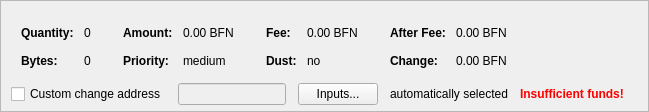
    <widget class="QFrame" name="frameCoinControl">
     <property name="sizePolicy">
      <sizepolicy hsizetype="Expanding" vsizetype="Expanding">
       <horstretch>0</horstretch>
       <verstretch>0</verstretch>
      </sizepolicy>
     </property>
     <property name="maximumSize">
      <size>
       <width>16777215</width>
       <height>16777215</height>
      </size>
     </property>
     <property name="frameShape">
      <enum>QFrame::StyledPanel</enum>
     </property>
     <property name="frameShadow">
      <enum>QFrame::Sunken</enum>
     </property>
     <layout class="QVBoxLayout" name="verticalLayoutCoinControl2">
      <property name="spacing">
       <number>0</number>
      </property>
      <property name="leftMargin">
       <number>0</number>
      </property>
      <property name="topMargin">
       <number>0</number>
      </property>
      <property name="rightMargin">
       <number>0</number>
      </property>
      <property name="bottomMargin">
       <number>6</number>
      </property>
      <item>
       <layout class="QVBoxLayout" name="verticalLayoutCoinControl" stretch="0,0,0">
        <property name="spacing">
         <number>0</number>
        </property>
        <property name="leftMargin">
         <number>10</number>
        </property>
        <property name="topMargin">
         <number>10</number>
        </property>
        <item>
         <layout class="QHBoxLayout" name="horizontalLayoutCoinControl2" stretch="0">
          <property name="spacing">
           <number>8</number>
          </property>
          <property name="bottomMargin">
           <number>10</number>
          </property>
          <item>
           <spacer name="horizontalSpacerCoinControl">
            <property name="orientation">
             <enum>Qt::Horizontal</enum>
            </property>
            <property name="sizeHint" stdset="0">
             <size>
              <width>40</width>
              <height>1</height>
             </size>
            </property>
           </spacer>
          </item>
         </layout>
        </item>
        <item>
         <widget class="QWidget" name="widgetCoinControl" native="true">
          <property name="sizePolicy">
           <sizepolicy hsizetype="Preferred" vsizetype="Preferred">
            <horstretch>0</horstretch>
            <verstretch>0</verstretch>
           </sizepolicy>
          </property>
          <property name="minimumSize">
           <size>
            <width>0</width>
            <height>0</height>
           </size>
          </property>
          <property name="styleSheet">
           <string notr="true"/>
          </property>
          <layout class="QHBoxLayout" name="horizontalLayoutCoinControl5">
           <property name="leftMargin">
            <number>0</number>
           </property>
           <property name="topMargin">
            <number>0</number>
           </property>
           <property name="rightMargin">
            <number>0</number>
           </property>
           <property name="bottomMargin">
            <number>0</number>
           </property>
           <item>
            <layout class="QHBoxLayout" name="horizontalLayoutCoinControl3" stretch="0,0,0,1">
             <property name="spacing">
              <number>20</number>
             </property>
             <property name="topMargin">
              <number>0</number>
             </property>
             <property name="bottomMargin">
              <number>10</number>
             </property>
             <item>
              <layout class="QFormLayout" name="formLayoutCoinControl1">
               <property name="horizontalSpacing">
                <number>10</number>
               </property>
               <property name="verticalSpacing">
                <number>14</number>
               </property>
               <property name="leftMargin">
                <number>10</number>
               </property>
               <property name="topMargin">
                <number>4</number>
               </property>
               <property name="rightMargin">
                <number>6</number>
               </property>
               <item row="0" column="0">
                <widget class="QLabel" name="labelCoinControlQuantityText">
                 <property name="font">
                  <font>
                   <weight>75</weight>
                   <bold>true</bold>
                  </font>
                 </property>
                 <property name="text">
                  <string>Quantity:</string>
                 </property>
                 <property name="margin">
                  <number>0</number>
                 </property>
                </widget>
               </item>
               <item row="0" column="1">
                <widget class="QLabel" name="labelCoinControlQuantity">
                 <property name="cursor">
                  <cursorShape>IBeamCursor</cursorShape>
                 </property>
                 <property name="contextMenuPolicy">
                  <enum>Qt::ActionsContextMenu</enum>
                 </property>
                 <property name="text">
                  <string notr="true">0</string>
                 </property>
                 <property name="margin">
                  <number>0</number>
                 </property>
                 <property name="textInteractionFlags">
                  <set>Qt::LinksAccessibleByMouse|Qt::TextSelectableByKeyboard|Qt::TextSelectableByMouse</set>
                 </property>
                </widget>
               </item>
               <item row="1" column="0">
                <widget class="QLabel" name="labelCoinControlBytesText">
                 <property name="font">
                  <font>
                   <weight>75</weight>
                   <bold>true</bold>
                  </font>
                 </property>
                 <property name="text">
                  <string>Bytes:</string>
                 </property>
                </widget>
               </item>
               <item row="1" column="1">
                <widget class="QLabel" name="labelCoinControlBytes">
                 <property name="cursor">
                  <cursorShape>IBeamCursor</cursorShape>
                 </property>
                 <property name="contextMenuPolicy">
                  <enum>Qt::ActionsContextMenu</enum>
                 </property>
                 <property name="text">
                  <string notr="true">0</string>
                 </property>
                 <property name="textInteractionFlags">
                  <set>Qt::LinksAccessibleByMouse|Qt::TextSelectableByKeyboard|Qt::TextSelectableByMouse</set>
                 </property>
                </widget>
               </item>
              </layout>
             </item>
             <item>
              <layout class="QFormLayout" name="formLayoutCoinControl2">
               <property name="horizontalSpacing">
                <number>10</number>
               </property>
               <property name="verticalSpacing">
                <number>14</number>
               </property>
               <property name="leftMargin">
                <number>6</number>
               </property>
               <property name="topMargin">
                <number>4</number>
               </property>
               <property name="rightMargin">
                <number>6</number>
               </property>
               <item row="0" column="0">
                <widget class="QLabel" name="labelCoinControlAmountText">
                 <property name="font">
                  <font>
                   <weight>75</weight>
                   <bold>true</bold>
                  </font>
                 </property>
                 <property name="text">
                  <string>Amount:</string>
                 </property>
                 <property name="margin">
                  <number>0</number>
                 </property>
                </widget>
               </item>
               <item row="0" column="1">
                <widget class="QLabel" name="labelCoinControlAmount">
                 <property name="cursor">
                  <cursorShape>IBeamCursor</cursorShape>
                 </property>
                 <property name="contextMenuPolicy">
                  <enum>Qt::ActionsContextMenu</enum>
                 </property>
                 <property name="text">
                  <string notr="true">0.00 BFN</string>
                 </property>
                 <property name="textInteractionFlags">
                  <set>Qt::LinksAccessibleByMouse|Qt::TextSelectableByKeyboard|Qt::TextSelectableByMouse</set>
                 </property>
                </widget>
               </item>
               <item row="1" column="0">
                <widget class="QLabel" name="labelCoinControlPriorityText">
                 <property name="font">
                  <font>
                   <weight>75</weight>
                   <bold>true</bold>
                  </font>
                 </property>
                 <property name="text">
                  <string>Priority:</string>
                 </property>
                </widget>
               </item>
               <item row="1" column="1">
                <widget class="QLabel" name="labelCoinControlPriority">
                 <property name="cursor">
                  <cursorShape>IBeamCursor</cursorShape>
                 </property>
                 <property name="contextMenuPolicy">
                  <enum>Qt::ActionsContextMenu</enum>
                 </property>
                 <property name="text">
                  <string notr="true">medium</string>
                 </property>
                 <property name="textInteractionFlags">
                  <set>Qt::LinksAccessibleByMouse|Qt::TextSelectableByKeyboard|Qt::TextSelectableByMouse</set>
                 </property>
                </widget>
               </item>
              </layout>
             </item>
             <item>
              <layout class="QFormLayout" name="formLayoutCoinControl3">
               <property name="horizontalSpacing">
                <number>10</number>
               </property>
               <property name="verticalSpacing">
                <number>14</number>
               </property>
               <property name="leftMargin">
                <number>6</number>
               </property>
               <property name="topMargin">
                <number>4</number>
               </property>
               <property name="rightMargin">
                <number>6</number>
               </property>
               <item row="0" column="0">
                <widget class="QLabel" name="labelCoinControlFeeText">
                 <property name="font">
                  <font>
                   <weight>75</weight>
                   <bold>true</bold>
                  </font>
                 </property>
                 <property name="text">
                  <string>Fee:</string>
                 </property>
                 <property name="margin">
                  <number>0</number>
                 </property>
                </widget>
               </item>
               <item row="0" column="1">
                <widget class="QLabel" name="labelCoinControlFee">
                 <property name="cursor">
                  <cursorShape>IBeamCursor</cursorShape>
                 </property>
                 <property name="contextMenuPolicy">
                  <enum>Qt::ActionsContextMenu</enum>
                 </property>
                 <property name="text">
                  <string notr="true">0.00 BFN</string>
                 </property>
                 <property name="textInteractionFlags">
                  <set>Qt::LinksAccessibleByMouse|Qt::TextSelectableByKeyboard|Qt::TextSelectableByMouse</set>
                 </property>
                </widget>
               </item>
               <item row="1" column="0">
                <widget class="QLabel" name="labelCoinControlLowOutputText">
                 <property name="font">
                  <font>
                   <weight>75</weight>
                   <bold>true</bold>
                  </font>
                 </property>
                 <property name="text">
                  <string>Dust:</string>
                 </property>
                </widget>
               </item>
               <item row="1" column="1">
                <widget class="QLabel" name="labelCoinControlLowOutput">
                 <property name="cursor">
                  <cursorShape>IBeamCursor</cursorShape>
                 </property>
                 <property name="contextMenuPolicy">
                  <enum>Qt::ActionsContextMenu</enum>
                 </property>
                 <property name="text">
                  <string notr="true">no</string>
                 </property>
                 <property name="textInteractionFlags">
                  <set>Qt::LinksAccessibleByMouse|Qt::TextSelectableByKeyboard|Qt::TextSelectableByMouse</set>
                 </property>
                </widget>
               </item>
              </layout>
             </item>
             <item>
              <layout class="QFormLayout" name="formLayoutCoinControl4">
               <property name="horizontalSpacing">
                <number>10</number>
               </property>
               <property name="verticalSpacing">
                <number>14</number>
               </property>
               <property name="leftMargin">
                <number>6</number>
               </property>
               <property name="topMargin">
                <number>4</number>
               </property>
               <property name="rightMargin">
                <number>6</number>
               </property>
               <item row="0" column="0">
                <widget class="QLabel" name="labelCoinControlAfterFeeText">
                 <property name="font">
                  <font>
                   <weight>75</weight>
                   <bold>true</bold>
                  </font>
                 </property>
                 <property name="text">
                  <string>After Fee:</string>
                 </property>
                 <property name="margin">
                  <number>0</number>
                 </property>
                </widget>
               </item>
               <item row="0" column="1">
                <widget class="QLabel" name="labelCoinControlAfterFee">
                 <property name="cursor">
                  <cursorShape>IBeamCursor</cursorShape>
                 </property>
                 <property name="contextMenuPolicy">
                  <enum>Qt::ActionsContextMenu</enum>
                 </property>
                 <property name="text">
                  <string notr="true">0.00 BFN</string>
                 </property>
                 <property name="textInteractionFlags">
                  <set>Qt::LinksAccessibleByMouse|Qt::TextSelectableByKeyboard|Qt::TextSelectableByMouse</set>
                 </property>
                </widget>
               </item>
               <item row="1" column="0">
                <widget class="QLabel" name="labelCoinControlChangeText">
                 <property name="font">
                  <font>
                   <weight>75</weight>
                   <bold>true</bold>
                  </font>
                 </property>
                 <property name="text">
                  <string>Change:</string>
                 </property>
                </widget>
               </item>
               <item row="1" column="1">
                <widget class="QLabel" name="labelCoinControlChange">
                 <property name="cursor">
                  <cursorShape>IBeamCursor</cursorShape>
                 </property>
                 <property name="contextMenuPolicy">
                  <enum>Qt::ActionsContextMenu</enum>
                 </property>
                 <property name="text">
                  <string notr="true">0.00 BFN</string>
                 </property>
                 <property name="textInteractionFlags">
                  <set>Qt::LinksAccessibleByMouse|Qt::TextSelectableByKeyboard|Qt::TextSelectableByMouse</set>
                 </property>
                </widget>
               </item>
              </layout>
             </item>
            </layout>
           </item>
          </layout>
         </widget>
        </item>
        <item>
         <layout class="QHBoxLayout" name="horizontalLayoutCoinControl4" stretch="0,0,0,0,0,0">
          <property name="spacing">
           <number>12</number>
          </property>
          <property name="sizeConstraint">
           <enum>QLayout::SetDefaultConstraint</enum>
          </property>
          <property name="topMargin">
           <number>5</number>
          </property>
          <property name="rightMargin">
           <number>5</number>
          </property>
          <item>
           <widget class="QCheckBox" name="checkBoxCoinControlChange">
            <property name="toolTip">
             <string>If this is activated, but the change address is empty or invalid, change will be sent to a newly generated address.</string>
            </property>
            <property name="text">
             <string>Custom change address</string>
            </property>
           </widget>
          </item>
          <item>
           <widget class="QValidatedLineEdit" name="lineEditCoinControlChange">
            <property name="enabled">
             <bool>false</bool>
            </property>
            <property name="sizePolicy">
             <sizepolicy hsizetype="Expanding" vsizetype="Fixed">
              <horstretch>0</horstretch>
              <verstretch>0</verstretch>
             </sizepolicy>
            </property>
           </widget>
          </item>
          <item>
           <widget class="QPushButton" name="pushButtonCoinControl">
            <property name="styleSheet">
             <string notr="true"/>
            </property>
            <property name="text">
             <string>Inputs...</string>
            </property>
            <property name="autoDefault">
             <bool>false</bool>
            </property>
           </widget>
          </item>
          <item>
           <widget class="QLabel" name="labelCoinControlAutomaticallySelected">
            <property name="text">
             <string>automatically selected</string>
            </property>
            <property name="margin">
             <number>5</number>
            </property>
           </widget>
          </item>
          <item>
           <widget class="QLabel" name="labelCoinControlInsuffFunds">
            <property name="font">
             <font>
              <weight>75</weight>
              <bold>true</bold>
             </font>
            </property>
            <property name="styleSheet">
             <string notr="true">color:red;font-weight:bold;</string>
            </property>
            <property name="text">
             <string>Insufficient funds!</string>
            </property>
            <property name="margin">
             <number>5</number>
            </property>
           </widget>
          </item>
          <item>
           <widget class="QLabel" name="labelCoinControlChangeLabel">
            <property name="sizePolicy">
             <sizepolicy hsizetype="Preferred" vsizetype="Expanding">
              <horstretch>0</horstretch>
              <verstretch>0</verstretch>
             </sizepolicy>
            </property>
            <property name="minimumSize">
             <size>
              <width>0</width>
              <height>0</height>
             </size>
            </property>
            <property name="text">
             <string/>
            </property>
            <property name="margin">
             <number>3</number>
            </property>
           </widget>
          </item>
         </layout>
        </item>
       </layout>
      </item>
     </layout>
    </widget>
